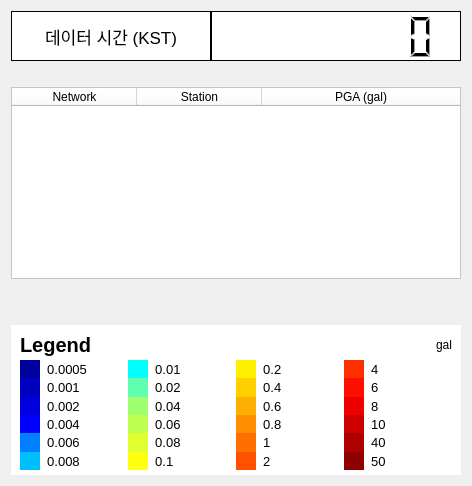
      <widget class="QWidget" name="realTimeTab">
       <property name="enabled">
        <bool>true</bool>
       </property>
       <attribute name="title">
        <string>REALTIME PGA</string>
       </attribute>
       <layout class="QHBoxLayout" name="horizontalLayout_10">
        <item>
         <layout class="QVBoxLayout" name="pgaMapLO"/>
        </item>
        <item>
         <layout class="QVBoxLayout" name="pgaTableLO">
          <item>
           <layout class="QHBoxLayout" name="horizontalLayout_11">
            <property name="spacing">
             <number>0</number>
            </property>
            <item>
             <widget class="QLabel" name="label_3">
              <property name="minimumSize">
               <size>
                <width>200</width>
                <height>0</height>
               </size>
              </property>
              <property name="maximumSize">
               <size>
                <width>200</width>
                <height>16777215</height>
               </size>
              </property>
              <property name="font">
               <font>
                <pointsize>13</pointsize>
               </font>
              </property>
              <property name="styleSheet">
               <string notr="true">background-color: rgb(255, 255, 255);</string>
              </property>
              <property name="frameShape">
               <enum>QFrame::Box</enum>
              </property>
              <property name="text">
               <string>데이터 시간 (KST)</string>
              </property>
              <property name="alignment">
               <set>Qt::AlignCenter</set>
              </property>
             </widget>
            </item>
            <item>
             <widget class="QLCDNumber" name="dataTimeLN">
              <property name="minimumSize">
               <size>
                <width>250</width>
                <height>50</height>
               </size>
              </property>
              <property name="maximumSize">
               <size>
                <width>250</width>
                <height>50</height>
               </size>
              </property>
              <property name="styleSheet">
               <string notr="true">background-color: rgb(255, 255, 255);</string>
              </property>
              <property name="frameShadow">
               <enum>QFrame::Plain</enum>
              </property>
              <property name="digitCount">
               <number>8</number>
              </property>
             </widget>
            </item>
           </layout>
          </item>
          <item>
           <spacer name="verticalSpacer_2">
            <property name="orientation">
             <enum>Qt::Vertical</enum>
            </property>
            <property name="sizeType">
             <enum>QSizePolicy::Fixed</enum>
            </property>
            <property name="sizeHint" stdset="0">
             <size>
              <width>20</width>
              <height>20</height>
             </size>
            </property>
           </spacer>
          </item>
          <item>
           <widget class="QTableWidget" name="pgaTW">
            <property name="sizePolicy">
             <sizepolicy hsizetype="Preferred" vsizetype="Preferred">
              <horstretch>0</horstretch>
              <verstretch>0</verstretch>
             </sizepolicy>
            </property>
            <property name="minimumSize">
             <size>
              <width>450</width>
              <height>0</height>
             </size>
            </property>
            <property name="maximumSize">
             <size>
              <width>450</width>
              <height>16777215</height>
             </size>
            </property>
            <property name="styleSheet">
             <string notr="true">background-color: rgb(255, 255, 255);</string>
            </property>
            <property name="horizontalScrollBarPolicy">
             <enum>Qt::ScrollBarAlwaysOff</enum>
            </property>
            <property name="editTriggers">
             <set>QAbstractItemView::NoEditTriggers</set>
            </property>
            <property name="tabKeyNavigation">
             <bool>true</bool>
            </property>
            <property name="dragDropOverwriteMode">
             <bool>false</bool>
            </property>
            <property name="alternatingRowColors">
             <bool>true</bool>
            </property>
            <property name="selectionMode">
             <enum>QAbstractItemView::NoSelection</enum>
            </property>
            <property name="selectionBehavior">
             <enum>QAbstractItemView::SelectRows</enum>
            </property>
            <property name="sortingEnabled">
             <bool>false</bool>
            </property>
            <property name="cornerButtonEnabled">
             <bool>false</bool>
            </property>
            <attribute name="horizontalHeaderDefaultSectionSize">
             <number>125</number>
            </attribute>
            <attribute name="horizontalHeaderStretchLastSection">
             <bool>true</bool>
            </attribute>
            <attribute name="verticalHeaderVisible">
             <bool>false</bool>
            </attribute>
            <attribute name="verticalHeaderHighlightSections">
             <bool>false</bool>
            </attribute>
            <attribute name="verticalHeaderStretchLastSection">
             <bool>true</bool>
            </attribute>
            <column>
             <property name="text">
              <string>Network</string>
             </property>
            </column>
            <column>
             <property name="text">
              <string>Station</string>
             </property>
            </column>
            <column>
             <property name="text">
              <string>PGA (gal)</string>
             </property>
            </column>
           </widget>
          </item>
          <item>
           <spacer name="verticalSpacer">
            <property name="orientation">
             <enum>Qt::Vertical</enum>
            </property>
            <property name="sizeHint" stdset="0">
             <size>
              <width>20</width>
              <height>40</height>
             </size>
            </property>
           </spacer>
          </item>
          <item>
           <widget class="QFrame" name="legendFR">
            <property name="minimumSize">
             <size>
              <width>450</width>
              <height>150</height>
             </size>
            </property>
            <property name="maximumSize">
             <size>
              <width>450</width>
              <height>180</height>
             </size>
            </property>
            <property name="styleSheet">
             <string notr="true">background-color: rgb(255, 255, 255);</string>
            </property>
            <property name="frameShape">
             <enum>QFrame::NoFrame</enum>
            </property>
            <property name="frameShadow">
             <enum>QFrame::Raised</enum>
            </property>
            <layout class="QVBoxLayout" name="verticalLayout_5">
             <property name="spacing">
              <number>0</number>
             </property>
             <property name="topMargin">
              <number>5</number>
             </property>
             <property name="bottomMargin">
              <number>5</number>
             </property>
             <item>
              <layout class="QHBoxLayout" name="horizontalLayout_3">
               <item>
                <widget class="QLabel" name="label_10">
                 <property name="maximumSize">
                  <size>
                   <width>16777215</width>
                   <height>30</height>
                  </size>
                 </property>
                 <property name="font">
                  <font>
                   <pointsize>15</pointsize>
                   <weight>75</weight>
                   <bold>true</bold>
                  </font>
                 </property>
                 <property name="text">
                  <string>Legend</string>
                 </property>
                </widget>
               </item>
               <item>
                <widget class="QLabel" name="label_11">
                 <property name="maximumSize">
                  <size>
                   <width>16777215</width>
                   <height>30</height>
                  </size>
                 </property>
                 <property name="text">
                  <string>gal</string>
                 </property>
                 <property name="alignment">
                  <set>Qt::AlignRight|Qt::AlignTrailing|Qt::AlignVCenter</set>
                 </property>
                </widget>
               </item>
              </layout>
             </item>
             <item>
              <layout class="QGridLayout" name="gridLayout_3">
               <property name="spacing">
                <number>0</number>
               </property>
               <item row="5" column="7">
                <widget class="QLabel" name="label_31">
                 <property name="font">
                  <font>
                   <pointsize>10</pointsize>
                  </font>
                 </property>
                 <property name="text">
                  <string>  50</string>
                 </property>
                </widget>
               </item>
               <item row="1" column="1">
                <widget class="QLabel" name="label_48">
                 <property name="font">
                  <font>
                   <pointsize>10</pointsize>
                  </font>
                 </property>
                 <property name="text">
                  <string>  0.001</string>
                 </property>
                </widget>
               </item>
               <item row="4" column="6">
                <widget class="QLabel" name="label_32">
                 <property name="maximumSize">
                  <size>
                   <width>20</width>
                   <height>16777215</height>
                  </size>
                 </property>
                 <property name="styleSheet">
                  <string notr="true">background-color: rgb(175, 0, 0);</string>
                 </property>
                 <property name="text">
                  <string/>
                 </property>
                </widget>
               </item>
               <item row="2" column="4">
                <widget class="QLabel" name="label_33">
                 <property name="maximumSize">
                  <size>
                   <width>20</width>
                   <height>16777215</height>
                  </size>
                 </property>
                 <property name="styleSheet">
                  <string notr="true">background-color: rgb(255, 175, 0);</string>
                 </property>
                 <property name="text">
                  <string/>
                 </property>
                </widget>
               </item>
               <item row="5" column="4">
                <widget class="QLabel" name="label_35">
                 <property name="maximumSize">
                  <size>
                   <width>20</width>
                   <height>16777215</height>
                  </size>
                 </property>
                 <property name="styleSheet">
                  <string notr="true">background-color: rgb(255, 81, 0);</string>
                 </property>
                 <property name="text">
                  <string/>
                 </property>
                </widget>
               </item>
               <item row="1" column="3">
                <widget class="QLabel" name="label_36">
                 <property name="font">
                  <font>
                   <pointsize>10</pointsize>
                  </font>
                 </property>
                 <property name="text">
                  <string>  0.02</string>
                 </property>
                </widget>
               </item>
               <item row="4" column="2">
                <widget class="QLabel" name="label_43">
                 <property name="maximumSize">
                  <size>
                   <width>20</width>
                   <height>16777215</height>
                  </size>
                 </property>
                 <property name="styleSheet">
                  <string notr="true">background-color: rgb(223, 255, 48);</string>
                 </property>
                 <property name="text">
                  <string/>
                 </property>
                </widget>
               </item>
               <item row="3" column="2">
                <widget class="QLabel" name="label_41">
                 <property name="maximumSize">
                  <size>
                   <width>20</width>
                   <height>16777215</height>
                  </size>
                 </property>
                 <property name="styleSheet">
                  <string notr="true">background-color: rgb(191, 255, 81);</string>
                 </property>
                 <property name="text">
                  <string/>
                 </property>
                </widget>
               </item>
               <item row="3" column="6">
                <widget class="QLabel" name="label_37">
                 <property name="maximumSize">
                  <size>
                   <width>20</width>
                   <height>16777215</height>
                  </size>
                 </property>
                 <property name="styleSheet">
                  <string notr="true">background-color: rgb(207, 0, 0);</string>
                 </property>
                 <property name="text">
                  <string/>
                 </property>
                </widget>
               </item>
               <item row="0" column="7">
                <widget class="QLabel" name="label_12">
                 <property name="font">
                  <font>
                   <pointsize>10</pointsize>
                  </font>
                 </property>
                 <property name="text">
                  <string>  4</string>
                 </property>
                </widget>
               </item>
               <item row="3" column="3">
                <widget class="QLabel" name="label_42">
                 <property name="font">
                  <font>
                   <pointsize>10</pointsize>
                  </font>
                 </property>
                 <property name="text">
                  <string>  0.06</string>
                 </property>
                </widget>
               </item>
               <item row="2" column="5">
                <widget class="QLabel" name="label_38">
                 <property name="font">
                  <font>
                   <pointsize>10</pointsize>
                  </font>
                 </property>
                 <property name="text">
                  <string>  0.6</string>
                 </property>
                </widget>
               </item>
               <item row="4" column="1">
                <widget class="QLabel" name="label_51">
                 <property name="font">
                  <font>
                   <pointsize>10</pointsize>
                  </font>
                 </property>
                 <property name="text">
                  <string>  0.006</string>
                 </property>
                </widget>
               </item>
               <item row="0" column="3">
                <widget class="QLabel" name="label_39">
                 <property name="font">
                  <font>
                   <pointsize>10</pointsize>
                  </font>
                 </property>
                 <property name="text">
                  <string>  0.01</string>
                 </property>
                </widget>
               </item>
               <item row="0" column="6">
                <widget class="QLabel" name="label_40">
                 <property name="maximumSize">
                  <size>
                   <width>20</width>
                   <height>16777215</height>
                  </size>
                 </property>
                 <property name="styleSheet">
                  <string notr="true">background-color: rgb(255, 48, 0);</string>
                 </property>
                 <property name="text">
                  <string/>
                 </property>
                </widget>
               </item>
               <item row="5" column="6">
                <widget class="QLabel" name="label_44">
                 <property name="maximumSize">
                  <size>
                   <width>20</width>
                   <height>16777215</height>
                  </size>
                 </property>
                 <property name="styleSheet">
                  <string notr="true">background-color: rgb(143, 0, 0);</string>
                 </property>
                 <property name="text">
                  <string/>
                 </property>
                </widget>
               </item>
               <item row="0" column="2">
                <widget class="QLabel" name="label_45">
                 <property name="maximumSize">
                  <size>
                   <width>20</width>
                   <height>16777215</height>
                  </size>
                 </property>
                 <property name="styleSheet">
                  <string notr="true">background-color: rgb(0, 255, 255);</string>
                 </property>
                 <property name="text">
                  <string/>
                 </property>
                </widget>
               </item>
               <item row="0" column="4">
                <widget class="QLabel" name="label_46">
                 <property name="maximumSize">
                  <size>
                   <width>20</width>
                   <height>16777215</height>
                  </size>
                 </property>
                 <property name="styleSheet">
                  <string notr="true">background-color: rgb(255, 239, 0);</string>
                 </property>
                 <property name="text">
                  <string/>
                 </property>
                </widget>
               </item>
               <item row="2" column="7">
                <widget class="QLabel" name="label_13">
                 <property name="font">
                  <font>
                   <pointsize>10</pointsize>
                  </font>
                 </property>
                 <property name="text">
                  <string>  8</string>
                 </property>
                </widget>
               </item>
               <item row="4" column="3">
                <widget class="QLabel" name="label_47">
                 <property name="font">
                  <font>
                   <pointsize>10</pointsize>
                  </font>
                 </property>
                 <property name="text">
                  <string>  0.08</string>
                 </property>
                </widget>
               </item>
               <item row="3" column="4">
                <widget class="QLabel" name="label_49">
                 <property name="maximumSize">
                  <size>
                   <width>20</width>
                   <height>16777215</height>
                  </size>
                 </property>
                 <property name="styleSheet">
                  <string notr="true">background-color: rgb(255, 143, 0);</string>
                 </property>
                 <property name="text">
                  <string/>
                 </property>
                </widget>
               </item>
               <item row="3" column="5">
                <widget class="QLabel" name="label_50">
                 <property name="font">
                  <font>
                   <pointsize>10</pointsize>
                  </font>
                 </property>
                 <property name="text">
                  <string>  0.8</string>
                 </property>
                </widget>
               </item>
               <item row="0" column="5">
                <widget class="QLabel" name="label_52">
                 <property name="font">
                  <font>
                   <pointsize>10</pointsize>
                  </font>
                 </property>
                 <property name="text">
                  <string>  0.2</string>
                 </property>
                </widget>
               </item>
               <item row="5" column="3">
                <widget class="QLabel" name="label_53">
                 <property name="font">
                  <font>
                   <pointsize>10</pointsize>
                  </font>
                 </property>
                 <property name="text">
                  <string>  0.1</string>
                 </property>
                </widget>
               </item>
               <item row="4" column="5">
                <widget class="QLabel" name="label_54">
                 <property name="font">
                  <font>
                   <pointsize>10</pointsize>
                  </font>
                 </property>
                 <property name="text">
                  <string>  1</string>
                 </property>
                </widget>
               </item>
               <item row="4" column="7">
                <widget class="QLabel" name="label_55">
                 <property name="font">
                  <font>
                   <pointsize>10</pointsize>
                  </font>
                 </property>
                 <property name="text">
                  <string>  40</string>
                 </property>
                </widget>
               </item>
               <item row="3" column="7">
                <widget class="QLabel" name="label_56">
                 <property name="font">
                  <font>
                   <pointsize>10</pointsize>
                  </font>
                 </property>
                 <property name="text">
                  <string>  10</string>
                 </property>
                </widget>
               </item>
               <item row="2" column="6">
                <widget class="QLabel" name="label_57">
                 <property name="maximumSize">
                  <size>
                   <width>20</width>
                   <height>16777215</height>
                  </size>
                 </property>
                 <property name="styleSheet">
                  <string notr="true">background-color: rgb(239, 0, 0);</string>
                 </property>
                 <property name="text">
                  <string/>
                 </property>
                </widget>
               </item>
               <item row="2" column="1">
                <widget class="QLabel" name="label_58">
                 <property name="font">
                  <font>
                   <pointsize>10</pointsize>
                  </font>
                 </property>
                 <property name="text">
                  <string>  0.002</string>
                 </property>
                </widget>
               </item>
               <item row="3" column="1">
                <widget class="QLabel" name="label_59">
                 <property name="font">
                  <font>
                   <pointsize>10</pointsize>
                  </font>
                 </property>
                 <property name="text">
                  <string>  0.004</string>
                 </property>
                </widget>
               </item>
               <item row="1" column="7">
                <widget class="QLabel" name="label_60">
                 <property name="font">
                  <font>
                   <pointsize>10</pointsize>
                  </font>
                 </property>
                 <property name="text">
                  <string>  6</string>
                 </property>
                </widget>
               </item>
               <item row="2" column="3">
                <widget class="QLabel" name="label_61">
                 <property name="font">
                  <font>
                   <pointsize>10</pointsize>
                  </font>
                 </property>
                 <property name="text">
                  <string>  0.04</string>
                 </property>
                </widget>
               </item>
               <item row="1" column="5">
                <widget class="QLabel" name="label_62">
                 <property name="font">
                  <font>
                   <pointsize>10</pointsize>
                  </font>
                 </property>
                 <property name="text">
                  <string>  0.4</string>
                 </property>
                </widget>
               </item>
               <item row="0" column="1">
                <widget class="QLabel" name="label_63">
                 <property name="font">
                  <font>
                   <pointsize>10</pointsize>
                  </font>
                 </property>
                 <property name="text">
                  <string>  0.0005</string>
                 </property>
                </widget>
               </item>
               <item row="2" column="2">
                <widget class="QLabel" name="label_64">
                 <property name="maximumSize">
                  <size>
                   <width>20</width>
                   <height>16777215</height>
                  </size>
                 </property>
                 <property name="styleSheet">
                  <string notr="true">background-color: rgb(159, 255, 111);</string>
                 </property>
                 <property name="text">
                  <string/>
                 </property>
                </widget>
               </item>
               <item row="1" column="6">
                <widget class="QLabel" name="label_65">
                 <property name="maximumSize">
                  <size>
                   <width>20</width>
                   <height>16777215</height>
                  </size>
                 </property>
                 <property name="styleSheet">
                  <string notr="true">background-color: rgb(255, 15, 0);</string>
                 </property>
                 <property name="text">
                  <string/>
                 </property>
                </widget>
               </item>
               <item row="5" column="2">
                <widget class="QLabel" name="label_66">
                 <property name="maximumSize">
                  <size>
                   <width>20</width>
                   <height>16777215</height>
                  </size>
                 </property>
                 <property name="styleSheet">
                  <string notr="true">background-color: rgb(255, 255, 15);</string>
                 </property>
                 <property name="text">
                  <string/>
                 </property>
                </widget>
               </item>
               <item row="1" column="4">
                <widget class="QLabel" name="label_67">
                 <property name="maximumSize">
                  <size>
                   <width>20</width>
                   <height>16777215</height>
                  </size>
                 </property>
                 <property name="styleSheet">
                  <string notr="true">background-color: rgb(255, 207, 0);</string>
                 </property>
                 <property name="text">
                  <string/>
                 </property>
                </widget>
               </item>
               <item row="1" column="2">
                <widget class="QLabel" name="label_68">
                 <property name="maximumSize">
                  <size>
                   <width>20</width>
                   <height>16777215</height>
                  </size>
                 </property>
                 <property name="styleSheet">
                  <string notr="true">background-color: rgb(95, 255, 175);</string>
                 </property>
                 <property name="text">
                  <string/>
                 </property>
                </widget>
               </item>
               <item row="5" column="5">
                <widget class="QLabel" name="label_69">
                 <property name="font">
                  <font>
                   <pointsize>10</pointsize>
                  </font>
                 </property>
                 <property name="text">
                  <string>  2</string>
                 </property>
                </widget>
               </item>
               <item row="4" column="4">
                <widget class="QLabel" name="label_70">
                 <property name="maximumSize">
                  <size>
                   <width>20</width>
                   <height>16777215</height>
                  </size>
                 </property>
                 <property name="styleSheet">
                  <string notr="true">background-color: rgb(255, 111, 0);</string>
                 </property>
                 <property name="text">
                  <string/>
                 </property>
                </widget>
               </item>
               <item row="5" column="1">
                <widget class="QLabel" name="label_71">
                 <property name="font">
                  <font>
                   <pointsize>10</pointsize>
                  </font>
                 </property>
                 <property name="text">
                  <string>  0.008</string>
                 </property>
                </widget>
               </item>
               <item row="0" column="0">
                <widget class="QLabel" name="label_72">
                 <property name="maximumSize">
                  <size>
                   <width>20</width>
                   <height>16777215</height>
                  </size>
                 </property>
                 <property name="styleSheet">
                  <string notr="true">background-color: rgb(0, 0, 159);</string>
                 </property>
                 <property name="text">
                  <string/>
                 </property>
                </widget>
               </item>
               <item row="1" column="0">
                <widget class="QLabel" name="label_73">
                 <property name="maximumSize">
                  <size>
                   <width>20</width>
                   <height>16777215</height>
                  </size>
                 </property>
                 <property name="styleSheet">
                  <string notr="true">background-color: rgb(0, 0, 191);</string>
                 </property>
                 <property name="text">
                  <string/>
                 </property>
                </widget>
               </item>
               <item row="2" column="0">
                <widget class="QLabel" name="label_74">
                 <property name="maximumSize">
                  <size>
                   <width>20</width>
                   <height>16777215</height>
                  </size>
                 </property>
                 <property name="styleSheet">
                  <string notr="true">background-color: rgb(0, 0, 223);</string>
                 </property>
                 <property name="text">
                  <string/>
                 </property>
                </widget>
               </item>
               <item row="3" column="0">
                <widget class="QLabel" name="label_75">
                 <property name="maximumSize">
                  <size>
                   <width>20</width>
                   <height>16777215</height>
                  </size>
                 </property>
                 <property name="styleSheet">
                  <string notr="true">background-color: rgb(0, 0, 255);</string>
                 </property>
                 <property name="text">
                  <string/>
                 </property>
                </widget>
               </item>
               <item row="4" column="0">
                <widget class="QLabel" name="label_76">
                 <property name="maximumSize">
                  <size>
                   <width>20</width>
                   <height>16777215</height>
                  </size>
                 </property>
                 <property name="styleSheet">
                  <string notr="true">background-color: rgb(0, 127, 255);</string>
                 </property>
                 <property name="text">
                  <string/>
                 </property>
                </widget>
               </item>
               <item row="5" column="0">
                <widget class="QLabel" name="label_77">
                 <property name="maximumSize">
                  <size>
                   <width>20</width>
                   <height>16777215</height>
                  </size>
                 </property>
                 <property name="styleSheet">
                  <string notr="true">background-color: rgb(0, 191, 255);</string>
                 </property>
                 <property name="text">
                  <string/>
                 </property>
                </widget>
               </item>
              </layout>
             </item>
            </layout>
           </widget>
          </item>
         </layout>
        </item>
       </layout>
      </widget>
